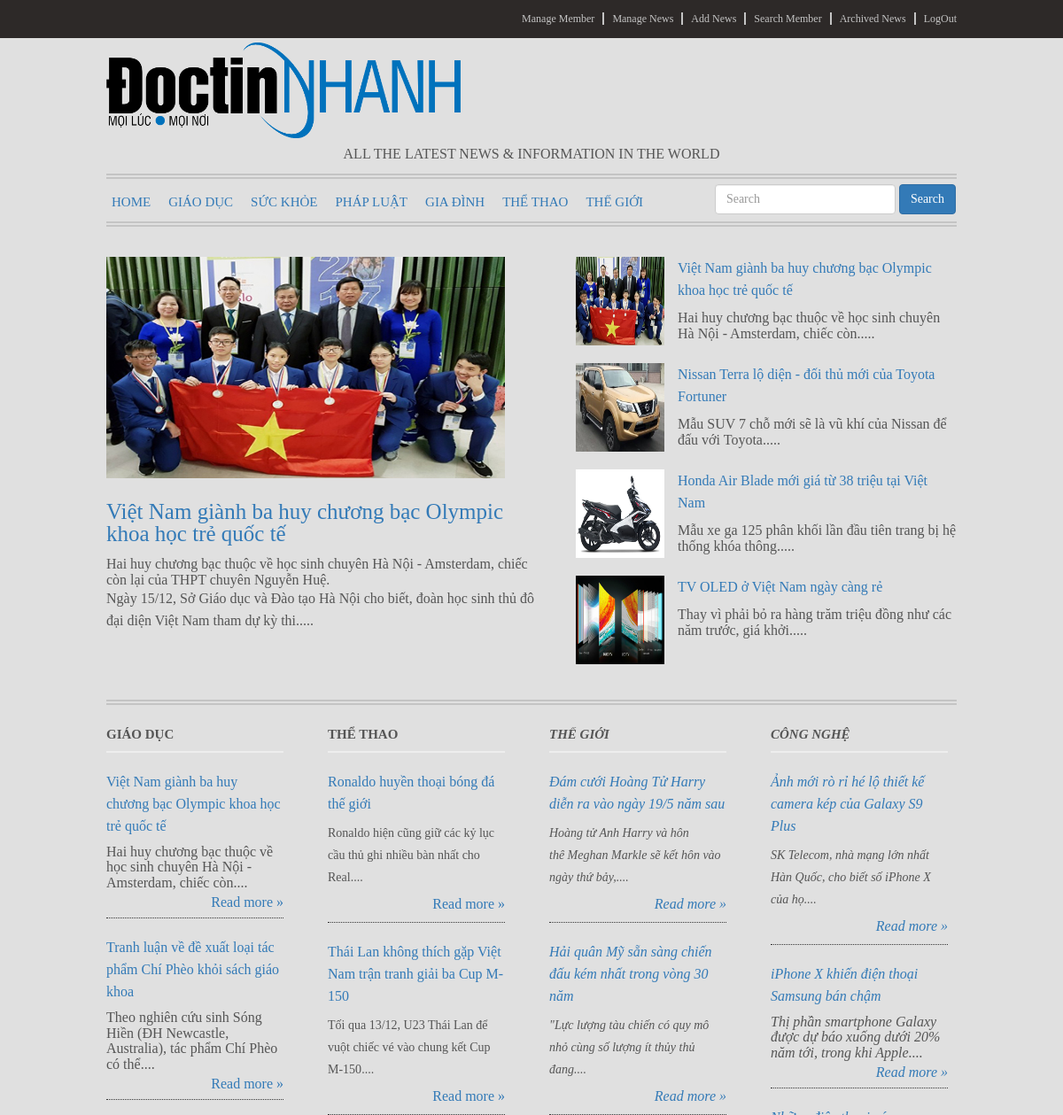
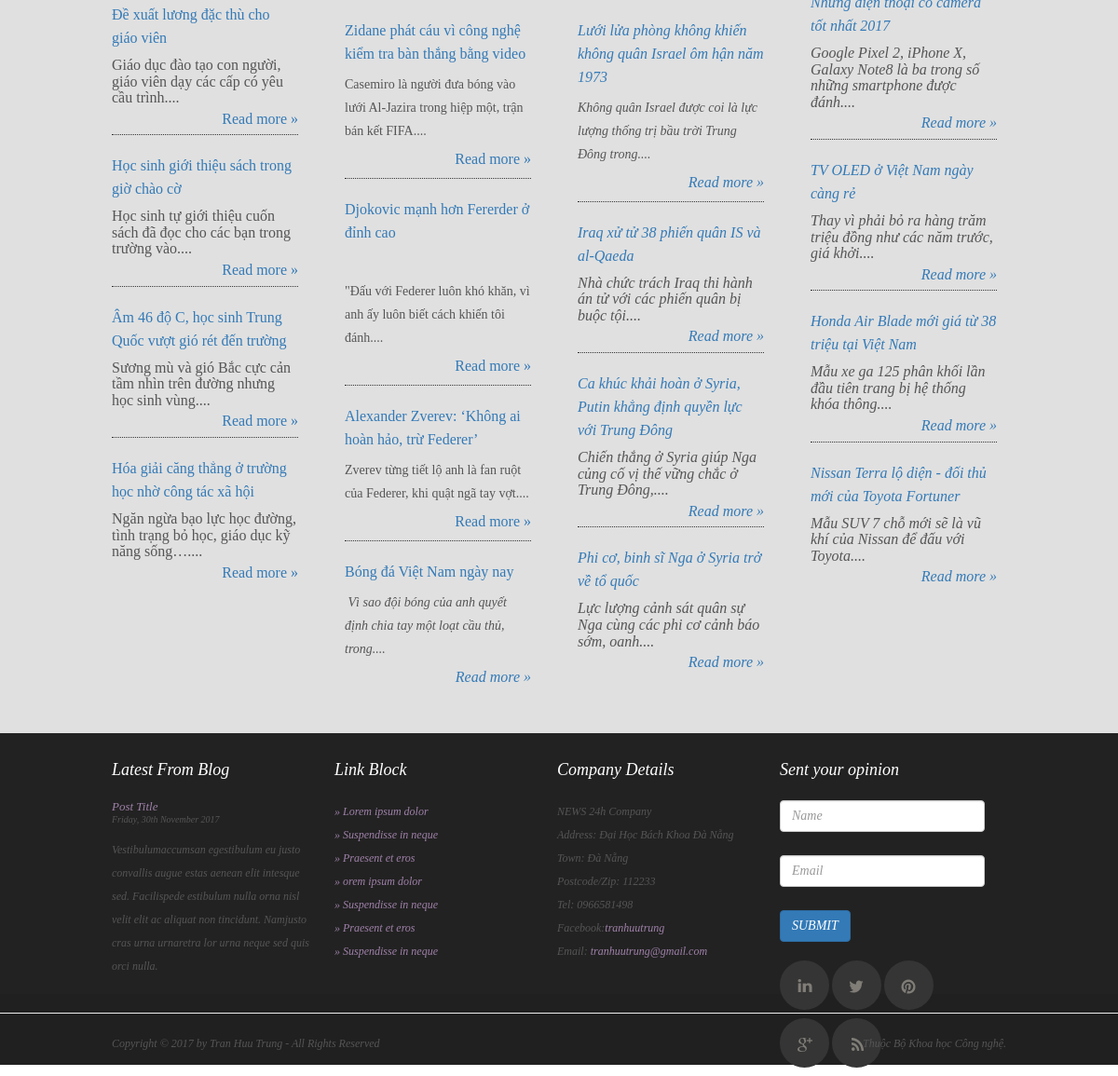
Screenshot of /NEWS/admin/main_of_admin.php with the database file from the repository (2 pictures, top to bottom).
### tables this page shows
CREATE TABLE `posts` (
  `id` int(10) NOT NULL,
  `title` varchar(500) NOT NULL,
  `content` text,
  `user_id` int(11) NOT NULL,
  `is_public` tinyint(4) DEFAULT '0',
  `createdate` datetime DEFAULT NULL,
  `theme` varchar(50) NOT NULL,
  `url_hinhanh` varchar(100) NOT NULL
);

### NEWS/admin/main_of_admin.php (the view)
<?php require_once("includes/conection.php") ?>
<?php include "includes/header.php" ?>
<?php
    $sql = "SELECT * FROM posts
    ORDER BY createdate DESC LIMIT 1";
    $query_noibat = mysqli_query($connect, $sql);
    $tin_noi_bat = mysqli_fetch_array($query_noibat);
    $sql_navigation   = "SELECT * FROM posts ORDER BY createdate DESC LIMIT 4";
    $query_navigation = mysqli_query($connect, $sql_navigation);
    $sql_content1   = "SELECT * FROM posts
                      Where theme = 'Giáo Dục'
                       ORDER BY createdate DESC LIMIT 6";
    $query_content1 = mysqli_query($connect, $sql_content1);
    $sql_content2   = "SELECT * FROM posts
                       Where theme = 'Thể Thao'
                       ORDER BY createdate ASC LIMIT 6";
    $query_content2 = mysqli_query($connect, $sql_content2);
    $sql_content3   = "SELECT * FROM posts
                     Where theme = 'Thế giới'
                      ORDER BY createdate ASC LIMIT 6";
    $query_content3 = mysqli_query($connect, $sql_content3);
    $sql_content4   = "SELECT * FROM posts
                       Where theme = 'Công nghệ'
                       ORDER BY createdate ASC LIMIT 6";
    $query_content4 = mysqli_query($connect, $sql_content4);
?>
<?php
function tach_chu_hien_thi($content){
      $mang = explode(" ", $content);
      $str = "";
      $sochu = sizeof($mang);
      if($sochu < 10){
        for($j = 0; $j < sizeof($mang); $j++){
            $str = $str." ".$mang[$j];
        }
      }else{
        for($j = 0; $j < 15; $j++){
            $str = $str." ".$mang[$j];
        }
      }
      return $str;
}
function tach_chu_hien_thi_noibat($content){
    $mang = explode(" ", $content);
    $str = "";
    for($j = 0; $j < 45; $j++){
        $str = $str." ".$mang[$j];
    }
    return $str;
}
?>
         <div id="navigation" class="wrap-inner">
            <nav class="navbar navbar-expand-lg navbar-light bg-light">
                <a class="navbar-brand" href="./main_of_admin.php">HOME</a>
                <a class="navbar-brand" href="./display_topic.php?topic=1">GIÁO DỤC</a>
                <a class="navbar-brand" href="./display_topic.php?topic=2">SỨC KHỎE</a>
                <a class="navbar-brand" href="./display_topic.php?topic=3">PHÁP LUẬT</a>
                <a class="navbar-brand" href="./display_topic.php?topic=4">GIA ĐÌNH</a>
                <a class="navbar-brand" href="./display_topic.php?topic=5">THỂ THAO</a>
                <a class="navbar-brand" href="./display_topic.php?topic=6">THẾ GIỚI</a>
                <form action="xulitimkiem.php" method="post" id="search" class="form-inline my-2 my-lg-0 fl-right">
                    <input class="form-control mr-sm-2" type="search" name="search_key" placeholder="Search" aria-label="Search">
                    <button class="btn btn-primary my-2 my-sm-0" type="submit">Search</button>
                </form>
           </nav>
         </div>
         <div id="featured" class="wrap-inner clearfix">
              <div class="main-featured fl-left">
                  <img src="<?php echo $tin_noi_bat["url_hinhanh"]; ?>" style="width: 450px; height:250px;" alt="">
                  <br>
                  <a href="display_item.php?id=<?php echo $tin_noi_bat["id"]; ?>"><?php echo $tin_noi_bat["title"]; ?></a>
                  <p>
                    <?php
                        echo tach_chu_hien_thi_noibat($tin_noi_bat["content"]).".....";
                    ?>
                  </p>
              </div>
              <div class="right-featured fl-left">
                  <?php
                      while($data = mysqli_fetch_array($query_navigation)){
                  ?>
                   <div class="item-right-featured clearfix">
                          <img class="fl-left" src="<?php echo $data["url_hinhanh"]; ?>" style="width: 100px; height:100px;" alt="">
                          <a href="display_item.php?id=<?php echo $data["id"]; ?>"><?php echo $data["title"]; ?></a>
                          <p><?php echo tach_chu_hien_thi($data['content'])."..... " ;?>
                          </p>
                   </div>
                   <?php
                      }
                   ?>
              </div>
         </div>
         <div id="content" class="wrap-inner clearfix">
            <div class="content-column fl-left">
                <h3>GIÁO DỤC</h3>
                <hr>
                <?php
                    while($content1 = mysqli_fetch_array($query_content1)){
                ?>
                <div class="item-content-column  clearfix">
                    <a href="display_item.php?id=<?php echo $content1["id"]; ?>"><?php echo $content1["title"]; ?></a>
                    <p>
                       <?php
                          echo tach_chu_hien_thi($content1["content"])."....";
                       ?>
                    </p>
                    <a class="fl-right" href="display_item.php?id=<?php echo $content1["id"]; ?>">Read more »</a>
                </div>
                <?php
                    }
                ?>
            </div>
            <div class="content-column fl-left">
                <h3>THỂ THAO</h3>
                <hr>
                <?php
                    while($content2 = mysqli_fetch_array($query_content2)){
                ?>
                <div class="item-content-column  clearfix">
                    <a href="display_item.php?id=<?php echo $content2["id"]; ?>"><?php echo $content2["title"]; ?></a>
                    <p>
                       <?php
                          echo tach_chu_hien_thi($content2["content"])."....";
                       ?>
                    </p>
                    <a class="fl-right" href="display_item.php?id=<?php echo $content2["id"]; ?>">Read more »</a>
                </div>
                <?php
                    }
                ?>
            </div>
            <div class="content-column fl-left">
                <h3>THẾ GIỚI</h3>
                <hr>
                <?php
                   while($content3 = mysqli_fetch_array($query_content3)){
                ?>
                <div class="item-content-column  clearfix">
                    <a href="display_item.php?id=<?php echo $content3["id"]; ?>"><?php echo $content3["title"]; ?></a>
                    <p>
                      <?php
                         echo tach_chu_hien_thi($content3["content"])."....";
                      ?>
                    </p>
                    <a class="fl-right" href="display_item.php?id=<?php echo $content3["id"]; ?>">Read more »</a>
                </div>
                <?php
                    }
                ?>
            </div>
            <div class="content-column fl-left">
                <h3>CÔNG NGHỆ</h3>
                <hr>
                <?php
                    while($content4 = mysqli_fetch_array($query_content4)){
                ?>
                <div class="item-content-column  clearfix">
                    <a href="display_item.php?id=<?php echo $content4["id"]; ?>"><?php echo $content4["title"]; ?></a>
                    <p>
                       <?php
                           echo tach_chu_hien_thi($content4["content"])."....";
                        ?>
                    </p>
                    <a class="fl-right" href="display_item.php?id=<?php echo $content4["id"]; ?>">Read more »</a>
                </div>
                <?php
                    }
                ?>
            </div>
        </div>
<?php include "includes/footer.php" ?>

### NEWS/admin/styles/css/mystyle.css (style rules this page uses)
body { font-family: 'Times New Roman', Times, serif; line-height: 25px; box-sizing: border-box; }
.wrap-inner { width: 960px; margin: 0px auto; }
.fl-left { float: left; }
.fl-right { float: right; }
#navigation { border-top: 6px double #c4c4c4; border-bottom: 6px double #c4c4c4; height: 60px; }
.navbar-brand { font-size: 15px; padding-left: 5px; }
#search { margin-top: 5px; }
#featured { margin-top: 34px; margin-bottom:10px; padding-bottom: 20px; border-bottom: 6px double #c4c4c4; }
.main-featured { width: 500px; margin-right: 30px; }
.main-featured a { font-size: 25px; display: block; padding-top: 18px; padding-bottom: 13px; }
.right-featured { width: 430px; }
.item-right-featured a { font-size: 16px; display: block; padding-bottom: 10px; }
.item-right-featured { margin-bottom: 20px; }
.item-right-featured img { margin-right: 15px; }
#content { margin-bottom: 20px; }
.content-column { width: 200px; margin: 15px 50px 0px 0px; }
.content-column:last-child { margin: 15px 0px 0px 0px; }
#content hr { margin-top: 10px; border: 1px solid #eee; }
#content h3 { font-size: 15px; font-weight: bold; }
.item-content-column { margin-bottom: 20px; border-bottom: 1px dotted #353535; }
.item-content-column:last-of-type { border: none; }
.item-content-column a { display: block; margin-bottom: 8px; }
.item-content-column p { margin-bottom: 5px; font-size: 14px; }

### rows the page displays
posts: url_hinhanh (picture), title "Việt Nam giành ba huy chương bạc Olympic khoa học trẻ quốc tế", content "Hai huy chương bạc thuộc về học sinh chuyên Hà Nội - Amsterdam, chiếc còn lại của THPT chuyên Nguyễn Huệ. Ngày 15/12, Sở Giáo dục và Đào tạo Hà Nội cho biết, đoàn học sinh thủ đô đại diện Việt Nam tham dự kỳ thi", content "Hai huy chương bạc thuộc về học sinh chuyên Hà Nội - Amsterdam, chiếc còn"
posts: url_hinhanh (picture), title "Nissan Terra lộ diện - đối thủ mới của Toyota Fortuner", content "Mẫu SUV 7 chỗ mới sẽ là vũ khí của Nissan để đấu với Toyota"
posts: url_hinhanh (picture), title "Honda Air Blade mới giá từ 38 triệu tại Việt Nam", content "Mẫu xe ga 125 phân khối lần đầu tiên trang bị hệ thống khóa thông"
posts: url_hinhanh (picture), title "TV OLED ở Việt Nam ngày càng rẻ", content "Thay vì phải bỏ ra hàng trăm triệu đồng như các năm trước, giá khởi"
posts: title "Tranh luận về đề xuất loại tác phẩm Chí Phèo khỏi sách giáo khoa", content "Theo nghiên cứu sinh Sóng Hiền (ĐH Newcastle, Australia), tác phẩm Chí Phèo có thể"
posts: title "Đề xuất lương đặc thù cho giáo viên", content "Giáo dục đào tạo con người, giáo viên dạy các cấp có yêu cầu trình"
posts: title "Học sinh giới thiệu sách trong giờ chào cờ", content "Học sinh tự giới thiệu cuốn sách đã đọc cho các bạn trong trường vào"
posts: title "Âm 46 độ C, học sinh Trung Quốc vượt gió rét đến trường", content "Sương mù và gió Bắc cực cản tầm nhìn trên đường nhưng học sinh vùng"
posts: title "Hóa giải căng thẳng ở trường học nhờ công tác xã hội", content "Ngăn ngừa bạo lực học đường, tình trạng bỏ học, giáo dục kỹ năng sống…"
posts: title "Ronaldo huyền thoại bóng đá thế giới", content "Ronaldo hiện cũng giữ các kỷ lục cầu thủ ghi nhiều bàn nhất cho Real"
posts: title "Thái Lan không thích gặp Việt Nam trận tranh giải ba Cup M-150", content "Tối qua 13/12, U23 Thái Lan để vuột chiếc vé vào chung kết Cup M-150"
posts: title "Zidane phát cáu vì công nghệ kiểm tra bàn thắng bằng video", content "Casemiro là người đưa bóng vào lưới Al-Jazira trong hiệp một, trận bán kết FIFA"
posts: title "Djokovic mạnh hơn Fererder ở đỉnh cao", content "\"Đấu với Federer luôn khó khăn, vì anh ấy luôn biết cách khiến tôi đánh"
posts: title "Alexander Zverev: ‘Không ai hoàn hảo, trừ Federer’", content "Zverev từng tiết lộ anh là fan ruột của Federer, khi quật ngã tay vợt"
posts: title "Bóng đá Việt Nam ngày nay", content "Vì sao đội bóng của anh quyết định chia tay một loạt cầu thủ, trong"
posts: title "Đám cưới Hoàng Tử Harry diễn ra vào ngày 19/5 năm sau", content "Hoàng tử Anh Harry và hôn thê Meghan Markle sẽ kết hôn vào ngày thứ bảy,"
posts: title "Hải quân Mỹ sẵn sàng chiến đấu kém nhất trong vòng 30 năm", content "\"Lực lượng tàu chiến có quy mô nhỏ cùng số lượng ít thủy thủ đang"
posts: title "Lưới lửa phòng không khiến không quân Israel ôm hận năm 1973", content "Không quân Israel được coi là lực lượng thống trị bầu trời Trung Đông trong"
posts: title "Iraq xử tử 38 phiến quân IS và al-Qaeda", content "Nhà chức trách Iraq thi hành án tử với các phiến quân bị buộc tội"
posts: title "Ca khúc khải hoàn ở Syria, Putin khẳng định quyền lực với Trung Đông", content "Chiến thắng ở Syria giúp Nga củng cố vị thế vững chắc ở Trung Đông,"
posts: title "Phi cơ, binh sĩ Nga ở Syria trở về tổ quốc", content "Lực lượng cảnh sát quân sự Nga cùng các phi cơ cảnh báo sớm, oanh"
posts: title "Ảnh mới rò rỉ hé lộ thiết kế camera kép của Galaxy S9 Plus", content "SK Telecom, nhà mạng lớn nhất Hàn Quốc, cho biết số iPhone X của họ"
posts: title "iPhone X khiến điện thoại Samsung bán chậm", content "Thị phần smartphone Galaxy được dự báo xuống dưới 20% năm tới, trong khi Apple"
posts: title "Những điện thoại có camera tốt nhất 2017", content "Google Pixel 2, iPhone X, Galaxy Note8 là ba trong số những smartphone được đánh"
